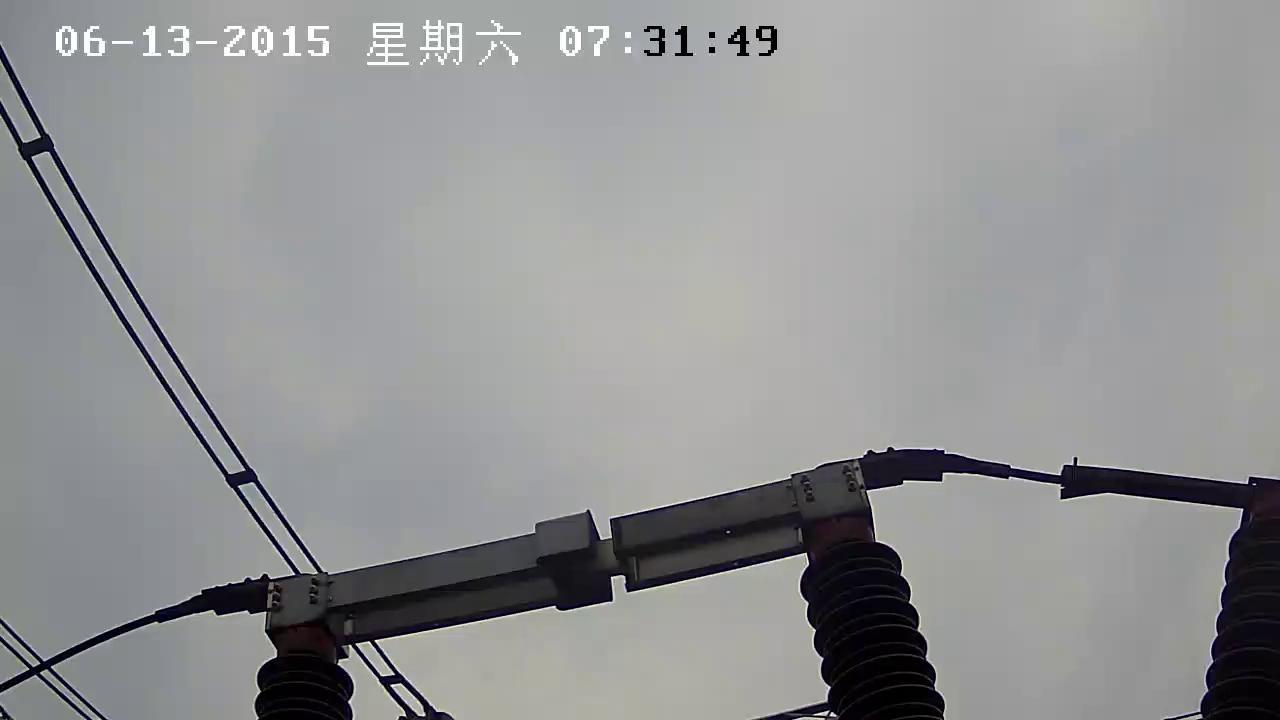
#> input picture 10.jpg, 1280 x 720 px
$ python main.py
#> lines starting #> are read from the running program, lines starting #| are printed output that depends on the picture
# -*- coding: utf-8 -*-
# @Time:    2023-05-22 09:23
# @Author:  geng
# @Email:   yonglonggeng@163.com
# @WeChat:  superior_god
# @File:    main.py
# @Project: different_pic
# @Package:
# @Ref:

from PIL import Image
from PIL import ImageChops

def compare_images(path_one, path_two, diff_save_location):#文件1的路径，文件2的路径，生成比较后不同的图片文件路径
#> called with path_one = '10.jpg', path_two = '11.jpg', diff_save_location = '12.jpg'
  image_one = Image.open(path_one)
#> image_one is the input picture: PIL image 1280x720 RGB; mean R, G, B 146.1, 146.8, 147.8
  image_two = Image.open(path_two)
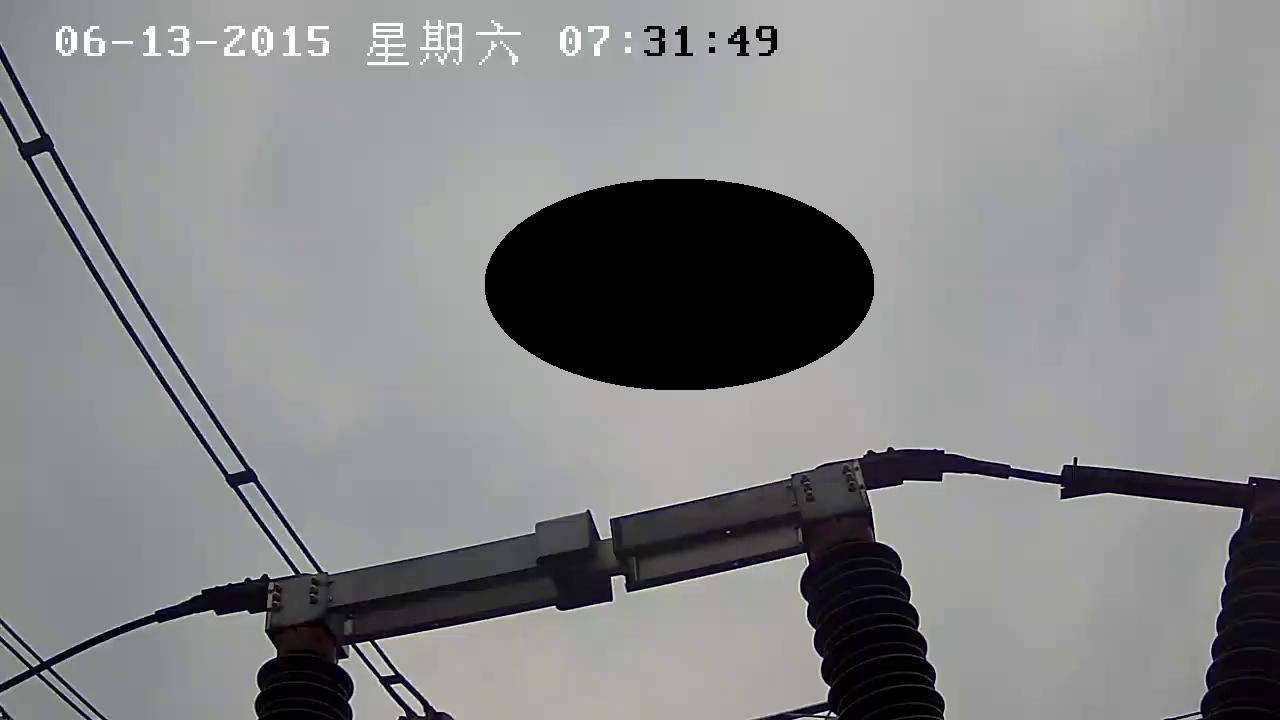
#> input picture 11.jpg, 1280 x 720 px
#> image_two is the input picture: PIL image 1280x720 RGB; mean R, G, B 133.5, 134.3, 135.5

  try:
    diff = ImageChops.difference(image_one, image_two)
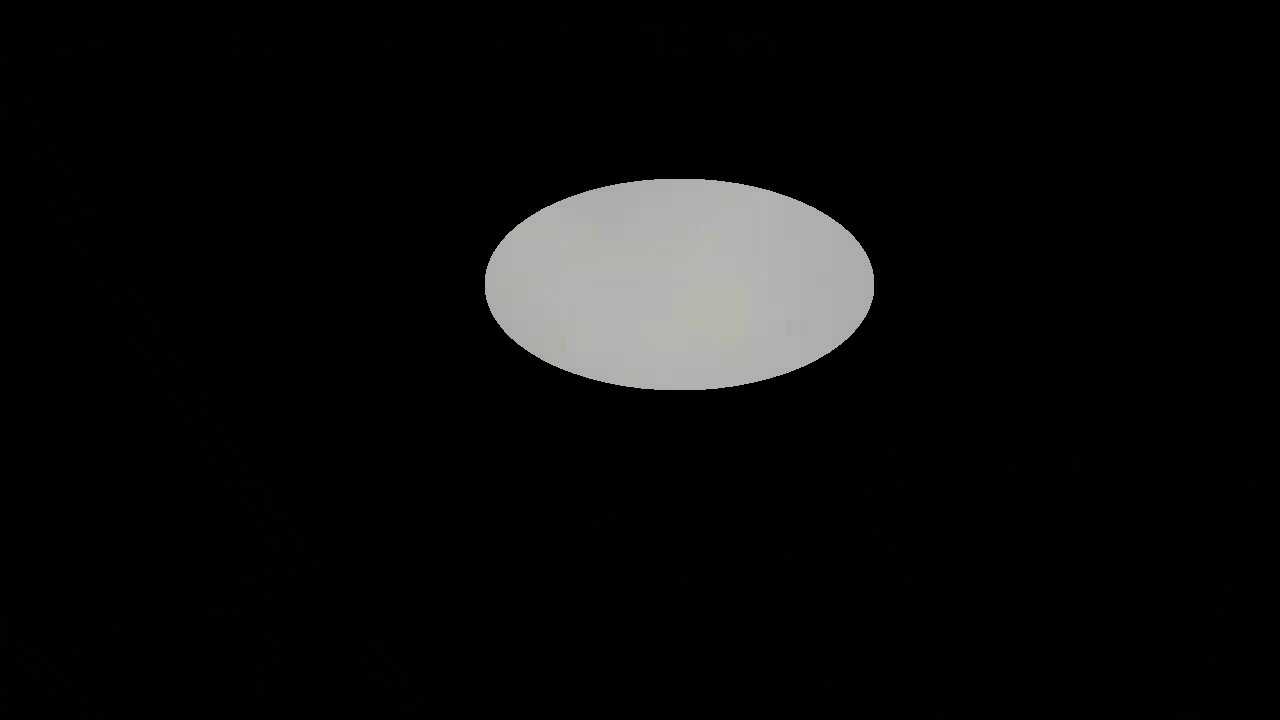
#> diff: PIL image 1280x720 RGB; mean R, G, B 12.6, 12.6, 12.5
    if diff.getbbox() is None:
    # 图片间没有任何不同则直接退出
      print("We are the same!")

    else:
      print(diff.getbbox())
#| (0, 0, 1280, 720)
      diff.save(diff_save_location)

  except ValueError as e:
    text = ("表示图片大小和box对应的宽度不一致，参考API说明：Pastes another image into this image."
        "The box argument is either a 2-tuple giving the upper left corner, a 4-tuple defining the left, upper, "
        "right, and lower pixel coordinate, or None (same as (0, 0)). If a 4-tuple is given, the size of the pasted "
        "image must match the size of the region.使用2纬的box避免上述问题")
    print("【{0}】{1}".format(e,text))

if __name__ == '__main__':
  compare_images('10.jpg','11.jpg','12.jpg')
